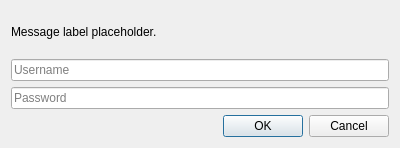
<?xml version="1.0" encoding="UTF-8"?>
<ui version="4.0">
 <class>EditAccountDialog</class>
 <widget class="QDialog" name="EditAccountDialog">
  <property name="geometry">
   <rect>
    <x>0</x>
    <y>0</y>
    <width>400</width>
    <height>148</height>
   </rect>
  </property>
  <property name="windowTitle">
   <string>Login</string>
  </property>
  <layout class="QVBoxLayout" name="verticalLayout">
   <item>
    <widget class="QLabel" name="label">
     <property name="text">
      <string notr="true">Message label placeholder.</string>
     </property>
     <property name="textFormat">
      <enum>Qt::RichText</enum>
     </property>
     <property name="textInteractionFlags">
      <set>Qt::LinksAccessibleByKeyboard|Qt::LinksAccessibleByMouse|Qt::TextBrowserInteraction|Qt::TextSelectableByKeyboard|Qt::TextSelectableByMouse</set>
     </property>
    </widget>
   </item>
   <item>
    <widget class="QLineEdit" name="userTextBox">
     <property name="placeholderText">
      <string>Username</string>
     </property>
    </widget>
   </item>
   <item>
    <widget class="QLineEdit" name="passTextBox">
     <property name="echoMode">
      <enum>QLineEdit::Password</enum>
     </property>
     <property name="placeholderText">
      <string>Password</string>
     </property>
    </widget>
   </item>
   <item>
    <widget class="QDialogButtonBox" name="buttonBox">
     <property name="orientation">
      <enum>Qt::Horizontal</enum>
     </property>
     <property name="standardButtons">
      <set>QDialogButtonBox::Cancel|QDialogButtonBox::Ok</set>
     </property>
    </widget>
   </item>
  </layout>
 </widget>
 <resources/>
 <connections>
  <connection>
   <sender>buttonBox</sender>
   <signal>accepted()</signal>
   <receiver>EditAccountDialog</receiver>
   <slot>accept()</slot>
   <hints>
    <hint type="sourcelabel">
     <x>248</x>
     <y>254</y>
    </hint>
    <hint type="destinationlabel">
     <x>157</x>
     <y>274</y>
    </hint>
   </hints>
  </connection>
  <connection>
   <sender>buttonBox</sender>
   <signal>rejected()</signal>
   <receiver>EditAccountDialog</receiver>
   <slot>reject()</slot>
   <hints>
    <hint type="sourcelabel">
     <x>316</x>
     <y>260</y>
    </hint>
    <hint type="destinationlabel">
     <x>286</x>
     <y>274</y>
    </hint>
   </hints>
  </connection>
 </connections>
</ui>
